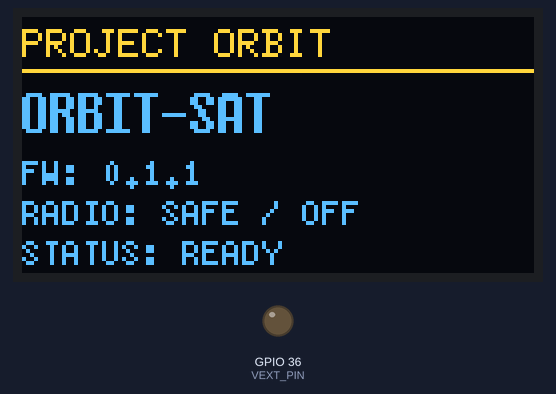
Bench run of a program on a simulated ESP32-S3. Parts: 128×64 one-colour display, output pins drawn as LEDs (lit = HIGH). The OLED is the two-colour kind (top 16 rows yellow); what the program prints to the serial monitor is not drawn.

Above: at 0.3 s.

The program:

main.cpp
```cpp
#include <Arduino.h>
#include <Wire.h>
#include <U8g2lib.h>

// Project ORBIT — ORBIT-SAT
// Phase 2: OLED initialization
// LoRa radio remains uninitialized; no RF transmission.

static constexpr uint32_t SERIAL_BAUD = 115200;
static constexpr uint32_t STATUS_INTERVAL_MS = 5000;

// Verified from the installed Heltec WiFi LoRa 32 V3 variant.
static constexpr uint8_t VEXT_PIN = 36;
static constexpr uint8_t OLED_RESET_PIN = 21;
static constexpr uint8_t OLED_SCL_PIN = 18;
static constexpr uint8_t OLED_SDA_PIN = 17;

// SSD1306 128x64 OLED, hardware I2C.
U8G2_SSD1306_128X64_NONAME_F_HW_I2C oled(
    U8G2_R0,
    OLED_RESET_PIN,
    OLED_SCL_PIN,
    OLED_SDA_PIN
);

uint32_t lastStatusMs = 0;
bool oledReady = false;

void printBootBanner() {
  Serial.println();
  Serial.println(F("========================================"));
  Serial.println(F("          PROJECT ORBIT"));
  Serial.println(F("             ORBIT-SAT"));
  Serial.println(F("========================================"));
  Serial.println(F("Phase       : 2 - OLED initialization"));
  Serial.println(F("Firmware    : 0.1.1"));
  Serial.println(F("Radio       : NOT INITIALIZED"));
  Serial.println(F("RF transmit : DISABLED"));
  Serial.println(F("Wi-Fi/BT    : NOT INITIALIZED"));
  Serial.println(F("========================================"));
}

void drawDisplay() {
  if (!oledReady) {
    return;
  }

  oled.clearBuffer();

  oled.setFont(u8g2_font_6x10_tf);
  oled.drawStr(0, 10, "PROJECT ORBIT");
  oled.drawHLine(0, 13, 128);

  oled.setFont(u8g2_font_7x14B_tf);
  oled.drawStr(0, 29, "ORBIT-SAT");

  oled.setFont(u8g2_font_5x8_tf);
  oled.drawStr(0, 42, "FW: 0.1.1");
  oled.drawStr(0, 52, "RADIO: SAFE / OFF");
  oled.drawStr(0, 62, "STATUS: READY");

  oled.sendBuffer();
}

void initializeOled() {
  // Enable the board's external peripheral supply.
  pinMode(VEXT_PIN, OUTPUT);
  digitalWrite(VEXT_PIN, LOW);
  delay(100);

  // Initialize I2C on the verified Heltec pins.
  Wire.begin(OLED_SDA_PIN, OLED_SCL_PIN);
  delay(50);

  oledReady = oled.begin();

  if (oledReady) {
    Serial.println(F("OLED       : INITIALIZED"));
    drawDisplay();
  } else {
    Serial.println(F("OLED       : INITIALIZATION FAILED"));
  }
}

void setup() {
  Serial.begin(SERIAL_BAUD);

  // Give the USB-to-UART serial monitor time to attach.
  const uint32_t waitStart = millis();
  while (!Serial && (millis() - waitStart < 3000)) {
    delay(10);
  }

  printBootBanner();
  initializeOled();

  Serial.println(F("RF transmit: DISABLED"));
  Serial.println(F("System     : SAFE_IDLE"));

  lastStatusMs = millis();
}

void loop() {
  const uint32_t now = millis();

  if (now - lastStatusMs >= STATUS_INTERVAL_MS) {
    lastStatusMs = now;

    Serial.print(F("[ORBIT-SAT] uptime_ms="));
    Serial.print(now);
    Serial.print(F(" | OLED="));
    Serial.print(oledReady ? F("READY") : F("ERROR"));
    Serial.println(F(" | state=SAFE_IDLE"));
  }

  delay(10);
}
```
